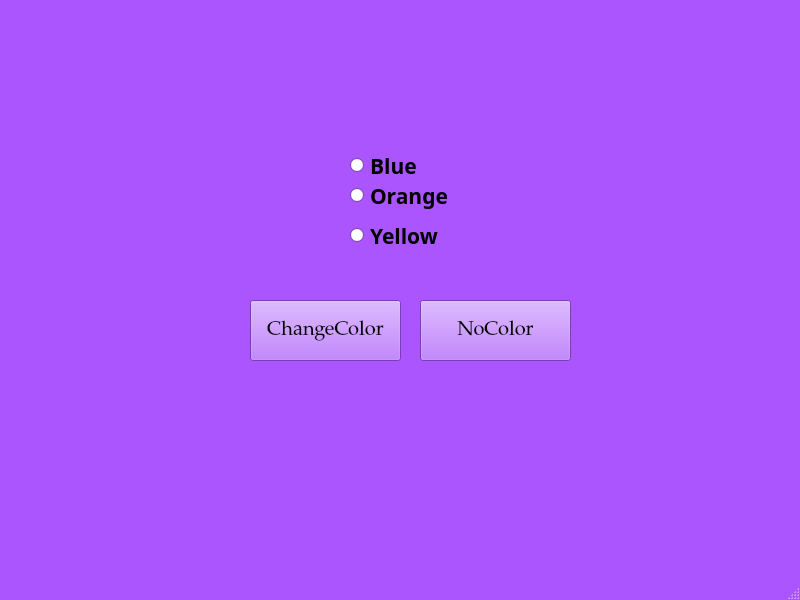
<?xml version="1.0" encoding="UTF-8"?>
<ui version="4.0">
 <class>MainWindow</class>
 <widget class="QMainWindow" name="MainWindow">
  <property name="geometry">
   <rect>
    <x>0</x>
    <y>0</y>
    <width>800</width>
    <height>600</height>
   </rect>
  </property>
  <property name="palette">
   <palette>
    <active>
     <colorrole role="WindowText">
      <brush brushstyle="SolidPattern">
       <color alpha="255">
        <red>0</red>
        <green>0</green>
        <blue>0</blue>
       </color>
      </brush>
     </colorrole>
     <colorrole role="Button">
      <brush brushstyle="SolidPattern">
       <color alpha="255">
        <red>170</red>
        <green>85</green>
        <blue>255</blue>
       </color>
      </brush>
     </colorrole>
     <colorrole role="Light">
      <brush brushstyle="SolidPattern">
       <color alpha="255">
        <red>234</red>
        <green>212</green>
        <blue>255</blue>
       </color>
      </brush>
     </colorrole>
     <colorrole role="Midlight">
      <brush brushstyle="SolidPattern">
       <color alpha="255">
        <red>202</red>
        <green>148</green>
        <blue>255</blue>
       </color>
      </brush>
     </colorrole>
     <colorrole role="Dark">
      <brush brushstyle="SolidPattern">
       <color alpha="255">
        <red>85</red>
        <green>42</green>
        <blue>127</blue>
       </color>
      </brush>
     </colorrole>
     <colorrole role="Mid">
      <brush brushstyle="SolidPattern">
       <color alpha="255">
        <red>113</red>
        <green>57</green>
        <blue>170</blue>
       </color>
      </brush>
     </colorrole>
     <colorrole role="Text">
      <brush brushstyle="SolidPattern">
       <color alpha="255">
        <red>0</red>
        <green>0</green>
        <blue>0</blue>
       </color>
      </brush>
     </colorrole>
     <colorrole role="BrightText">
      <brush brushstyle="SolidPattern">
       <color alpha="255">
        <red>255</red>
        <green>255</green>
        <blue>255</blue>
       </color>
      </brush>
     </colorrole>
     <colorrole role="ButtonText">
      <brush brushstyle="SolidPattern">
       <color alpha="255">
        <red>0</red>
        <green>0</green>
        <blue>0</blue>
       </color>
      </brush>
     </colorrole>
     <colorrole role="Base">
      <brush brushstyle="SolidPattern">
       <color alpha="255">
        <red>255</red>
        <green>255</green>
        <blue>255</blue>
       </color>
      </brush>
     </colorrole>
     <colorrole role="Window">
      <brush brushstyle="SolidPattern">
       <color alpha="255">
        <red>170</red>
        <green>85</green>
        <blue>255</blue>
       </color>
      </brush>
     </colorrole>
     <colorrole role="Shadow">
      <brush brushstyle="SolidPattern">
       <color alpha="255">
        <red>0</red>
        <green>0</green>
        <blue>0</blue>
       </color>
      </brush>
     </colorrole>
     <colorrole role="AlternateBase">
      <brush brushstyle="SolidPattern">
       <color alpha="255">
        <red>212</red>
        <green>170</green>
        <blue>255</blue>
       </color>
      </brush>
     </colorrole>
     <colorrole role="ToolTipBase">
      <brush brushstyle="SolidPattern">
       <color alpha="255">
        <red>255</red>
        <green>255</green>
        <blue>220</blue>
       </color>
      </brush>
     </colorrole>
     <colorrole role="ToolTipText">
      <brush brushstyle="SolidPattern">
       <color alpha="255">
        <red>0</red>
        <green>0</green>
        <blue>0</blue>
       </color>
      </brush>
     </colorrole>
     <colorrole role="PlaceholderText">
      <brush brushstyle="SolidPattern">
       <color alpha="128">
        <red>0</red>
        <green>0</green>
        <blue>0</blue>
       </color>
      </brush>
     </colorrole>
    </active>
    <inactive>
     <colorrole role="WindowText">
      <brush brushstyle="SolidPattern">
       <color alpha="255">
        <red>0</red>
        <green>0</green>
        <blue>0</blue>
       </color>
      </brush>
     </colorrole>
     <colorrole role="Button">
      <brush brushstyle="SolidPattern">
       <color alpha="255">
        <red>170</red>
        <green>85</green>
        <blue>255</blue>
       </color>
      </brush>
     </colorrole>
     <colorrole role="Light">
      <brush brushstyle="SolidPattern">
       <color alpha="255">
        <red>234</red>
        <green>212</green>
        <blue>255</blue>
       </color>
      </brush>
     </colorrole>
     <colorrole role="Midlight">
      <brush brushstyle="SolidPattern">
       <color alpha="255">
        <red>202</red>
        <green>148</green>
        <blue>255</blue>
       </color>
      </brush>
     </colorrole>
     <colorrole role="Dark">
      <brush brushstyle="SolidPattern">
       <color alpha="255">
        <red>85</red>
        <green>42</green>
        <blue>127</blue>
       </color>
      </brush>
     </colorrole>
     <colorrole role="Mid">
      <brush brushstyle="SolidPattern">
       <color alpha="255">
        <red>113</red>
        <green>57</green>
        <blue>170</blue>
       </color>
      </brush>
     </colorrole>
     <colorrole role="Text">
      <brush brushstyle="SolidPattern">
       <color alpha="255">
        <red>0</red>
        <green>0</green>
        <blue>0</blue>
       </color>
      </brush>
     </colorrole>
     <colorrole role="BrightText">
      <brush brushstyle="SolidPattern">
       <color alpha="255">
        <red>255</red>
        <green>255</green>
        <blue>255</blue>
       </color>
      </brush>
     </colorrole>
     <colorrole role="ButtonText">
      <brush brushstyle="SolidPattern">
       <color alpha="255">
        <red>0</red>
        <green>0</green>
        <blue>0</blue>
       </color>
      </brush>
     </colorrole>
     <colorrole role="Base">
      <brush brushstyle="SolidPattern">
       <color alpha="255">
        <red>255</red>
        <green>255</green>
        <blue>255</blue>
       </color>
      </brush>
     </colorrole>
     <colorrole role="Window">
      <brush brushstyle="SolidPattern">
       <color alpha="255">
        <red>170</red>
        <green>85</green>
        <blue>255</blue>
       </color>
      </brush>
     </colorrole>
     <colorrole role="Shadow">
      <brush brushstyle="SolidPattern">
       <color alpha="255">
        <red>0</red>
        <green>0</green>
        <blue>0</blue>
       </color>
      </brush>
     </colorrole>
     <colorrole role="AlternateBase">
      <brush brushstyle="SolidPattern">
       <color alpha="255">
        <red>212</red>
        <green>170</green>
        <blue>255</blue>
       </color>
      </brush>
     </colorrole>
     <colorrole role="ToolTipBase">
      <brush brushstyle="SolidPattern">
       <color alpha="255">
        <red>255</red>
        <green>255</green>
        <blue>220</blue>
       </color>
      </brush>
     </colorrole>
     <colorrole role="ToolTipText">
      <brush brushstyle="SolidPattern">
       <color alpha="255">
        <red>0</red>
        <green>0</green>
        <blue>0</blue>
       </color>
      </brush>
     </colorrole>
     <colorrole role="PlaceholderText">
      <brush brushstyle="SolidPattern">
       <color alpha="128">
        <red>0</red>
        <green>0</green>
        <blue>0</blue>
       </color>
      </brush>
     </colorrole>
    </inactive>
    <disabled>
     <colorrole role="WindowText">
      <brush brushstyle="SolidPattern">
       <color alpha="255">
        <red>85</red>
        <green>42</green>
        <blue>127</blue>
       </color>
      </brush>
     </colorrole>
     <colorrole role="Button">
      <brush brushstyle="SolidPattern">
       <color alpha="255">
        <red>170</red>
        <green>85</green>
        <blue>255</blue>
       </color>
      </brush>
     </colorrole>
     <colorrole role="Light">
      <brush brushstyle="SolidPattern">
       <color alpha="255">
        <red>234</red>
        <green>212</green>
        <blue>255</blue>
       </color>
      </brush>
     </colorrole>
     <colorrole role="Midlight">
      <brush brushstyle="SolidPattern">
       <color alpha="255">
        <red>202</red>
        <green>148</green>
        <blue>255</blue>
       </color>
      </brush>
     </colorrole>
     <colorrole role="Dark">
      <brush brushstyle="SolidPattern">
       <color alpha="255">
        <red>85</red>
        <green>42</green>
        <blue>127</blue>
       </color>
      </brush>
     </colorrole>
     <colorrole role="Mid">
      <brush brushstyle="SolidPattern">
       <color alpha="255">
        <red>113</red>
        <green>57</green>
        <blue>170</blue>
       </color>
      </brush>
     </colorrole>
     <colorrole role="Text">
      <brush brushstyle="SolidPattern">
       <color alpha="255">
        <red>85</red>
        <green>42</green>
        <blue>127</blue>
       </color>
      </brush>
     </colorrole>
     <colorrole role="BrightText">
      <brush brushstyle="SolidPattern">
       <color alpha="255">
        <red>255</red>
        <green>255</green>
        <blue>255</blue>
       </color>
      </brush>
     </colorrole>
     <colorrole role="ButtonText">
      <brush brushstyle="SolidPattern">
       <color alpha="255">
        <red>85</red>
        <green>42</green>
        <blue>127</blue>
       </color>
      </brush>
     </colorrole>
     <colorrole role="Base">
      <brush brushstyle="SolidPattern">
       <color alpha="255">
        <red>170</red>
        <green>85</green>
        <blue>255</blue>
       </color>
      </brush>
     </colorrole>
     <colorrole role="Window">
      <brush brushstyle="SolidPattern">
       <color alpha="255">
        <red>170</red>
        <green>85</green>
        <blue>255</blue>
       </color>
      </brush>
     </colorrole>
     <colorrole role="Shadow">
      <brush brushstyle="SolidPattern">
       <color alpha="255">
        <red>0</red>
        <green>0</green>
        <blue>0</blue>
       </color>
      </brush>
     </colorrole>
     <colorrole role="AlternateBase">
      <brush brushstyle="SolidPattern">
       <color alpha="255">
        <red>170</red>
        <green>85</green>
        <blue>255</blue>
       </color>
      </brush>
     </colorrole>
     <colorrole role="ToolTipBase">
      <brush brushstyle="SolidPattern">
       <color alpha="255">
        <red>255</red>
        <green>255</green>
        <blue>220</blue>
       </color>
      </brush>
     </colorrole>
     <colorrole role="ToolTipText">
      <brush brushstyle="SolidPattern">
       <color alpha="255">
        <red>0</red>
        <green>0</green>
        <blue>0</blue>
       </color>
      </brush>
     </colorrole>
     <colorrole role="PlaceholderText">
      <brush brushstyle="SolidPattern">
       <color alpha="128">
        <red>0</red>
        <green>0</green>
        <blue>0</blue>
       </color>
      </brush>
     </colorrole>
    </disabled>
   </palette>
  </property>
  <property name="windowTitle">
   <string>MainWindow</string>
  </property>
  <widget class="QWidget" name="centralwidget">
   <widget class="QRadioButton" name="rdb_blue">
    <property name="geometry">
     <rect>
      <x>350</x>
      <y>150</y>
      <width>111</width>
      <height>31</height>
     </rect>
    </property>
    <property name="font">
     <font>
      <family>MV Boli</family>
      <pointsize>16</pointsize>
      <weight>75</weight>
      <bold>true</bold>
     </font>
    </property>
    <property name="text">
     <string>Blue</string>
    </property>
   </widget>
   <widget class="QRadioButton" name="rdb_orange">
    <property name="geometry">
     <rect>
      <x>350</x>
      <y>180</y>
      <width>111</width>
      <height>31</height>
     </rect>
    </property>
    <property name="font">
     <font>
      <family>MV Boli</family>
      <pointsize>16</pointsize>
      <weight>75</weight>
      <bold>true</bold>
     </font>
    </property>
    <property name="text">
     <string>Orange</string>
    </property>
   </widget>
   <widget class="QRadioButton" name="rdb_yellow">
    <property name="geometry">
     <rect>
      <x>350</x>
      <y>220</y>
      <width>111</width>
      <height>31</height>
     </rect>
    </property>
    <property name="font">
     <font>
      <family>MV Boli</family>
      <pointsize>16</pointsize>
      <weight>75</weight>
      <bold>true</bold>
     </font>
    </property>
    <property name="text">
     <string>Yellow</string>
    </property>
   </widget>
   <widget class="QPushButton" name="changeColor">
    <property name="geometry">
     <rect>
      <x>250</x>
      <y>300</y>
      <width>151</width>
      <height>61</height>
     </rect>
    </property>
    <property name="font">
     <font>
      <family>Palatino Linotype</family>
      <pointsize>15</pointsize>
     </font>
    </property>
    <property name="text">
     <string>ChangeColor</string>
    </property>
   </widget>
   <widget class="QPushButton" name="NoColor">
    <property name="geometry">
     <rect>
      <x>420</x>
      <y>300</y>
      <width>151</width>
      <height>61</height>
     </rect>
    </property>
    <property name="font">
     <font>
      <family>Palatino Linotype</family>
      <pointsize>15</pointsize>
     </font>
    </property>
    <property name="text">
     <string>NoColor</string>
    </property>
   </widget>
  </widget>
  <widget class="QMenuBar" name="menubar">
   <property name="geometry">
    <rect>
     <x>0</x>
     <y>0</y>
     <width>800</width>
     <height>21</height>
    </rect>
   </property>
  </widget>
  <widget class="QStatusBar" name="statusbar"/>
 </widget>
 <resources/>
 <connections/>
</ui>
